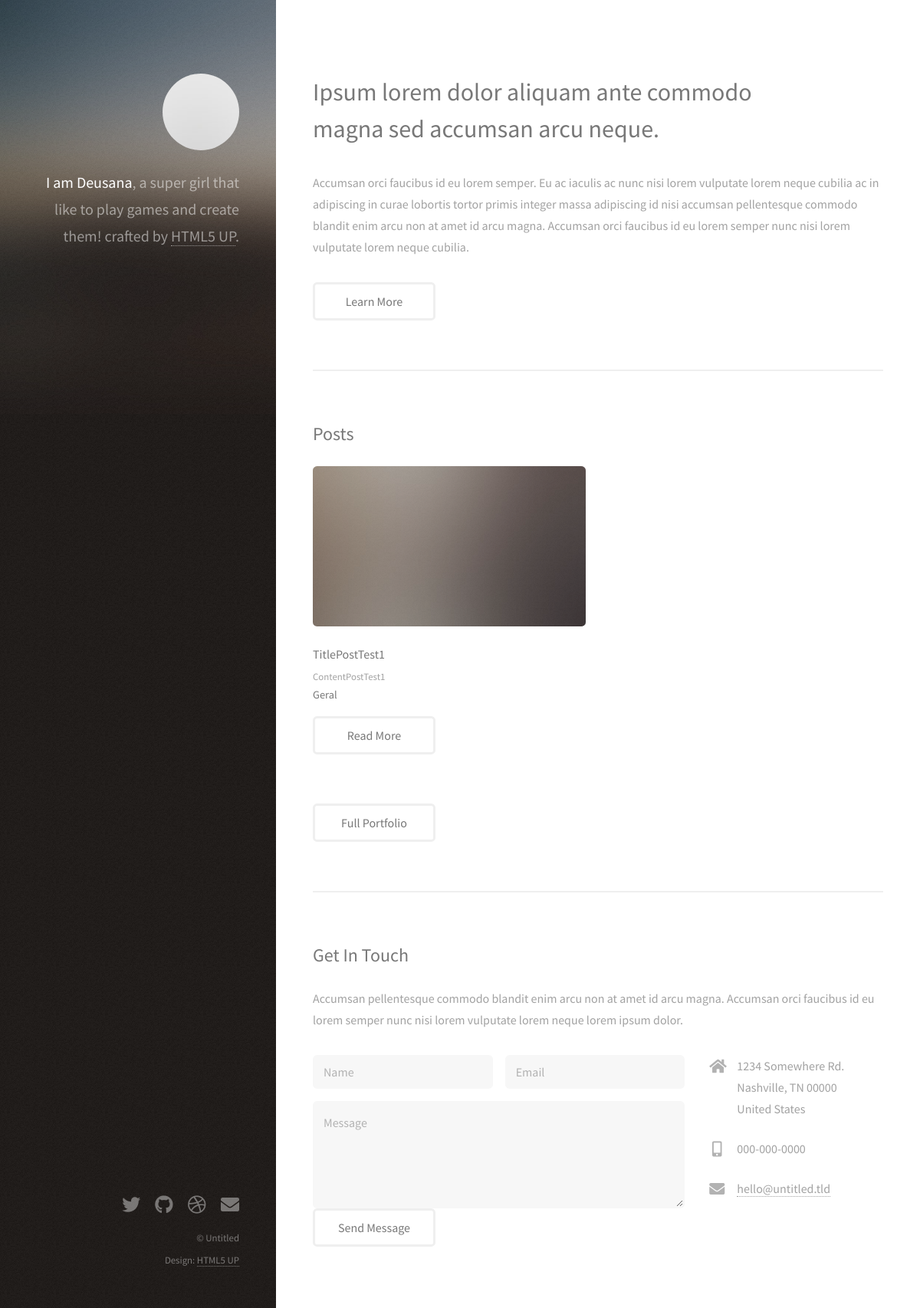
The page /website/ on the database as committed earlier.
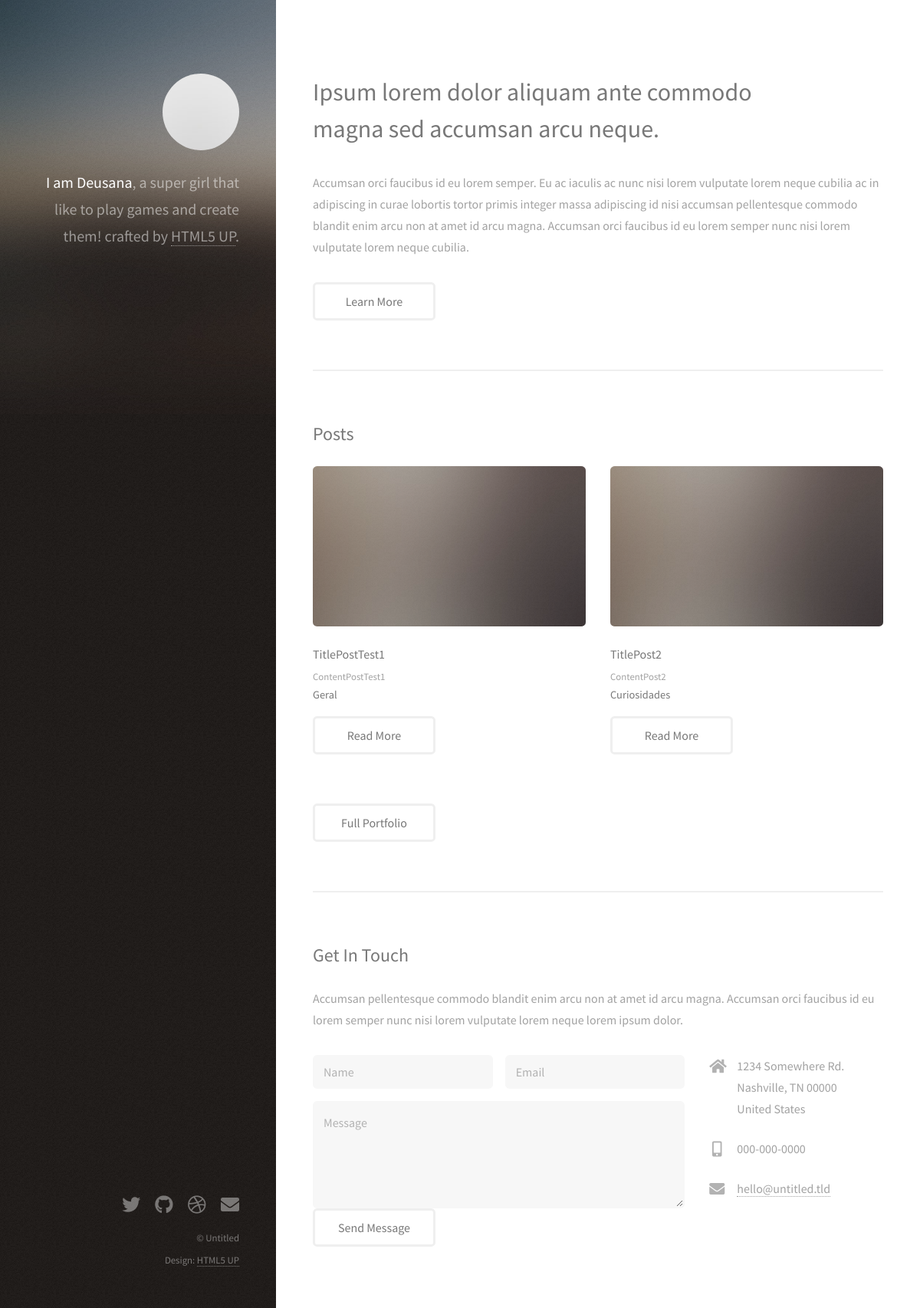
The same page on the database as committed later.
### website/models.py (models this page shows, shortened)
class Post(models.Model):
    title = models.CharField(max_length=30)
    subtitle = models.CharField(max_length=20)
    content = models.TextField()
    catogories = models.CharField(
        max_length = 2,
        choices = Categories.choices,
        default = Categories.GR,
    )
    approved = models.BooleanField(default = True)
    image = models.ImageField(upload_to='posts', null=True, blank=True)
    def get_category_label(self):
        return self.get_catogories_display()

### website/views.py (the view)
# urls.py: path('', hello_test, name = 'index_website'),
def hello_test(request):
    gamesList = ['Bioshock Infinite', 'The Great Ace Attorney Chronicles', 'Barony', 'Slay The Spire', 'Dont Starve Together']
    postList = Post.objects.all()
    data = {
        'name': 'Deusana',
        'gamesList': gamesList,
        'postList': postList
        }
    return render(request, 'index.html', data)

### website/templates/index.html (shortened to what this page needs)
{% load static %}
<!DOCTYPE HTML>
<html>
	<head>
		<link rel="stylesheet" href="{% static 'assets/css/main.css' %} " />
	</head>
	<body class="is-preload">
			<header id="header">
				<div class="inner">
					<a href="#" class="image avatar"><img src="{% static 'images/avatar.jpg' %}" alt="" /></a>
					<h1><strong>I am Deusana</strong>, a super girl<br />
					that like to play games and create them!<br />
					crafted by <a href="http://html5up.net">HTML5 UP</a>.</h1>
				</div>
			</header>
			<div id="main">
					<section id="one">
						<header class="major">
							<h2>Ipsum lorem dolor aliquam ante commodo<br />
							magna sed accumsan arcu neque.</h2>
						</header>
						<p>Accumsan orci faucibus id eu lorem semper. Eu ac iaculis ac nunc nisi lorem vulputate lorem neque cubilia ac in adipiscing in curae lobortis tortor primis integer massa adipiscing id nisi accumsan pellentesque commodo blandit enim arcu non at amet id arcu magna. Accumsan orci faucibus id eu lorem semper nunc nisi lorem vulputate lorem neque cubilia.</p>
						<ul class="actions">
							<li><a href="#" class="button">Learn More</a></li>
						</ul>
					</section>
					<section id="two">
						<h2>Posts</h2>
						<div class="row">
							{% for post in postList %}
								<article class="col-6 col-12-xsmall work-item">
									<a href="{% static 'images/fulls/01.jpg' %}" class="image fit thumb"><img src="{% static 'images/thumbs/01.jpg' %}" alt="" /></a>
									<h3>{{ post.title }}</h3>
									<p>{{ post.content }}</p>
									<label>{{ post.get_category_label }}</label>
									<ul class="actions">
										<li><a href="{% url 'post_detail_name' post.id %}" class="button">Read More</a></li>
									</ul>
								</article>
							{% endfor %}
						</div>
						<ul class="actions">
							<li><a href="#" class="button">Full Portfolio</a></li>
						</ul>
					</section>
					<section id="three">
						<h2>Get In Touch</h2>
						<p>Accumsan pellentesque commodo blandit enim arcu non at amet id arcu magna. Accumsan orci faucibus id eu lorem semper nunc nisi lorem vulputate lorem neque lorem ipsum dolor.</p>
						<div class="row">
							<div class="col-8 col-12-small">
								<form method="post" action="{% url 'save_form' %}">
									<div class="row gtr-uniform gtr-50">
										<div class="col-6 col-12-xsmall"><input type="text" name="name" id="name" placeholder="Name" /></div>
										<div class="col-6 col-12-xsmall"><input type="email" name="email" id="email" placeholder="Email" /></div>
										<div class="col-12"><textarea name="message" id="message" placeholder="Message" rows="4"></textarea></div>
									</div>
									<input type="submit" value="Send Message" />
								</form>
							</div>
							<div class="col-4 col-12-small">
								<ul class="labeled-icons">
									<li>
										<h3 class="icon solid fa-home"><span class="label">Address</span></h3>
										1234 Somewhere Rd.<br />
										Nashville, TN 00000<br />
										United States
									</li>
									<li>
										<h3 class="icon solid fa-mobile-alt"><span class="label">Phone</span></h3>
										000-000-0000
									</li>
									<li>
										<h3 class="icon solid fa-envelope"><span class="label">Email</span></h3>
										<a href="#">hello@untitled.tld</a>
									</li>
								</ul>
							</div>
						</div>
					</section>
			</div>
			<footer id="footer">
				<div class="inner">
					<ul class="icons">
						<li><a href="#" class="icon brands fa-twitter"><span class="label">Twitter</span></a></li>
						<li><a href="#" class="icon brands fa-github"><span class="label">Github</span></a></li>
						<li><a href="#" class="icon brands fa-dribbble"><span class="label">Dribbble</span></a></li>
						<li><a href="#" class="icon solid fa-envelope"><span class="label">Email</span></a></li>
					</ul>
					<ul class="copyright">
						<li>&copy; Untitled</li><li>Design: <a href="http://html5up.net">HTML5 UP</a></li>
					</ul>
				</div>
			</footer>
	</body>
</html>

Rows that differ between the two databases and show on the page:
added Post: title "TitlePost2", content "ContentPost2", get_category_label "Curiosidades"
